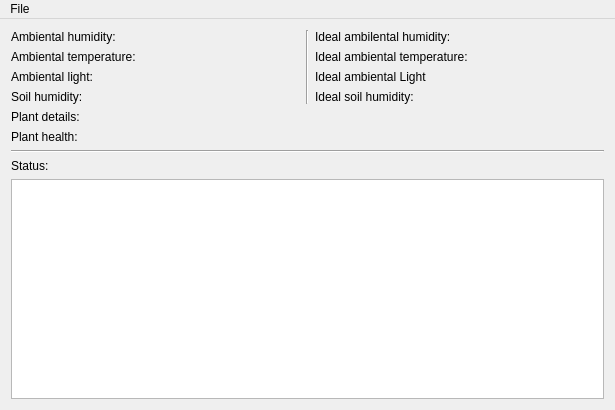
<?xml version="1.0" encoding="UTF-8"?>
<ui version="4.0">
 <class>MainWindow</class>
 <widget class="QMainWindow" name="MainWindow">
  <property name="enabled">
   <bool>true</bool>
  </property>
  <property name="geometry">
   <rect>
    <x>0</x>
    <y>0</y>
    <width>615</width>
    <height>410</height>
   </rect>
  </property>
  <property name="sizePolicy">
   <sizepolicy hsizetype="Fixed" vsizetype="Fixed">
    <horstretch>0</horstretch>
    <verstretch>0</verstretch>
   </sizepolicy>
  </property>
  <property name="windowTitle">
   <string>Plant Health</string>
  </property>
  <widget class="QWidget" name="centralWidget">
   <layout class="QVBoxLayout" name="verticalLayout_2">
    <item>
     <layout class="QHBoxLayout" name="horizontalLayout">
      <item>
       <layout class="QVBoxLayout" name="verticalLayout_3">
        <item>
         <widget class="QLabel" name="humidityDisplay">
          <property name="text">
           <string>Ambiental humidity:</string>
          </property>
         </widget>
        </item>
        <item>
         <widget class="QLabel" name="tempDisplay">
          <property name="text">
           <string>Ambiental temperature:</string>
          </property>
         </widget>
        </item>
        <item>
         <widget class="QLabel" name="lightDisplay">
          <property name="text">
           <string>Ambiental light:</string>
          </property>
         </widget>
        </item>
        <item>
         <widget class="QLabel" name="soilHumidityDisplay">
          <property name="text">
           <string>Soil humidity:</string>
          </property>
         </widget>
        </item>
       </layout>
      </item>
      <item>
       <widget class="Line" name="line_2">
        <property name="orientation">
         <enum>Qt::Vertical</enum>
        </property>
       </widget>
      </item>
      <item>
       <layout class="QVBoxLayout" name="verticalLayout_4">
        <item>
         <widget class="QLabel" name="idealhumidityDisplay">
          <property name="text">
           <string>Ideal ambilental humidity:</string>
          </property>
         </widget>
        </item>
        <item>
         <widget class="QLabel" name="idealTemperature">
          <property name="text">
           <string>Ideal ambiental temperature:</string>
          </property>
         </widget>
        </item>
        <item>
         <widget class="QLabel" name="idealLight">
          <property name="text">
           <string>Ideal ambiental Light</string>
          </property>
         </widget>
        </item>
        <item>
         <widget class="QLabel" name="idealSoilHumidity">
          <property name="text">
           <string>Ideal soil humidity:</string>
          </property>
         </widget>
        </item>
       </layout>
      </item>
     </layout>
    </item>
    <item>
     <widget class="QLabel" name="planDetails">
      <property name="text">
       <string>Plant details:</string>
      </property>
     </widget>
    </item>
    <item>
     <widget class="QLabel" name="plantHealth">
      <property name="text">
       <string>Plant health:</string>
      </property>
     </widget>
    </item>
    <item>
     <widget class="Line" name="line">
      <property name="orientation">
       <enum>Qt::Horizontal</enum>
      </property>
     </widget>
    </item>
    <item>
     <widget class="QLabel" name="statusLabel">
      <property name="text">
       <string>Status:</string>
      </property>
     </widget>
    </item>
    <item>
     <widget class="QTextEdit" name="statusConsole">
      <property name="enabled">
       <bool>true</bool>
      </property>
     </widget>
    </item>
   </layout>
  </widget>
  <widget class="QMenuBar" name="menuBar">
   <property name="geometry">
    <rect>
     <x>0</x>
     <y>0</y>
     <width>615</width>
     <height>21</height>
    </rect>
   </property>
   <widget class="QMenu" name="menuFile">
    <property name="title">
     <string>File</string>
    </property>
    <addaction name="actionLoad_configuration_file"/>
    <addaction name="separator"/>
    <addaction name="actionShow_console"/>
   </widget>
   <addaction name="menuFile"/>
  </widget>
  <action name="actionLoad_configuration_file">
   <property name="text">
    <string>Load configuration file</string>
   </property>
  </action>
  <action name="actionShow_console">
   <property name="checkable">
    <bool>true</bool>
   </property>
   <property name="text">
    <string>Show status console</string>
   </property>
   <property name="shortcut">
    <string>Ctrl+Shift+C</string>
   </property>
  </action>
 </widget>
 <layoutdefault spacing="6" margin="11"/>
 <resources/>
 <connections/>
</ui>
